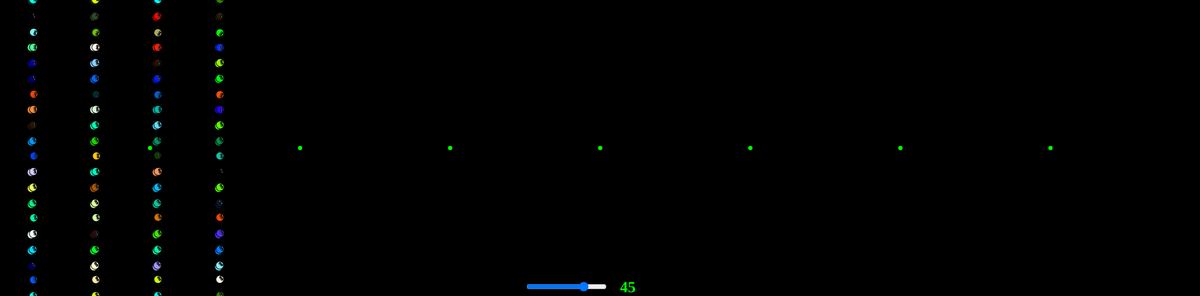
Frame 1 (no input)
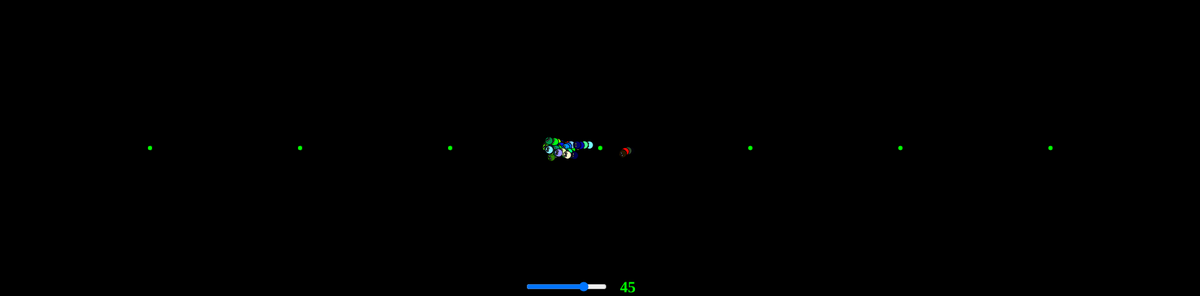
Frame 60 (no input)
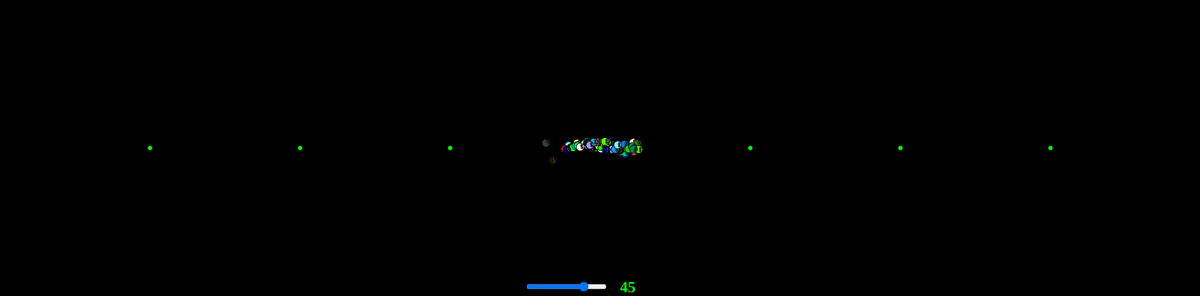
Frame 120 (the mouse pressed at the canvas centre since frame 60)

The p5.js sketch that drew these frames (run headless with seeded random() and noise() and a simulated clock; from frame 60 on, the mouse is pressed at the canvas centre):

// p5.js sketch
// ── sketch.js
let slider;
let sliderval;
let creatures = [];
var maxforce = 0.2;
var targets = [];
var count;
var countAmnt = 100;
var targetAmnt = 7;
var cols, rows;
let resolution = 100;

function setup() {
  createCanvas(1920, 474);
  colorMode(HSB);
  cols = floor(width / resolution);
  rows = floor(height / resolution);
  slider = createSlider(1, 60, 45);
  slider.position(width / 2 - width / 16, height - 25);
  sliderval = createP();
  sliderval.position(slider.position().x + 150, slider.position().y - 30);
  sliderval.style("color", "rgb(0, 255, 0)");
  sliderval.style("font-weight", "900");
  sliderval.style("font-size", "25px");
  for (var i = 0; i < targetAmnt; i++) {
    targets[i] = createVector(((i + 1) * width + 1 * i) / 8, height / 2);
  }
  for (let j = 0; j < cols; j++) {
    for (let i = 0; i < rows; i++) {
      creatures[i + j * cols] = new Creature(
        i * resolution + resolution / 2,
        j * resolution + resolution / 2
      );
    }
  }
}

function draw() {
  background(0);
  frameRate(slider.value());
  sliderval.html(slider.value());
  // for (var i = 0; i < countAmnt; i++) {
  for (let j = 0; j < cols; j++) {
    for (let i = 0; i < rows; i++) {
      // maxforce = creatures[i + j * cols].pos.y / creatures[i + j * cols].pos.x;
      creatures[i + j * cols].update();
      creatures[i + j * cols].show(
        creatures[i + j * cols].pos.x,
        creatures[i + j * cols].pos.y
      );
      // maxforce = 0.001;
    }
  }
  colorMode(RGB);
  fill(0, 255, 0);
  for (var i = 0; i < targetAmnt; i++) {
    ellipse(targets[i].x, targets[i].y, 8, 8);
  }
  colorMode(HSB);
}

// ── Creature.js
function Creature(x, y) {
  var dna = 1;
  // this.pos = createVector(random(width - 100), random(height - 100));
  this.pos = createVector(x, y);
  this.vel = createVector();
  this.acc = createVector();
  this.move = createVector();
  this.fitness = 0;
  if (dna) {
    this.dna = dna;
  } else {
    this.dna = new DNA();
  }

  let hu = random(255);
  let sat = random(255);
  let brt = random(255);
  this.applyForce = function (force) {
    this.acc.add(force);
  };
  this.update = function () {
    for (var i = 0; i < targetAmnt; i++) {
      var d = dist(this.pos.x, this.pos.y, targets[i].x, targets[i].y);

      this.vel.add(this.acc);
      this.pos.add(this.vel);
      this.acc.mult(0);
      this.vel.limit((this.pos.y / this.pos.x) * 10);

      this.move = createVector();
      this.move.add(
        targets[i].x - this.pos.x + 100 / ((d ^ 2) - 1000),
        targets[i].y - this.pos.y + 100 / ((d ^ 2) - 1000)
      );

      this.move.setMag(maxforce);
      this.applyForce(this.move);

      if (this.pos.x >= width - 25) {
        this.show(this.pos.x - width, this.pos.y);
        this.pos.x -= width;
      }

      if (this.pos.x <= 25) {
        this.show(this.pos.x + width, this.pos.y);
        this.pos.x += width;
      }

      if (this.pos.y >= height - 12.5) {
        this.show(this.pos.x, this.pos.y - height);
        this.pos.y -= height;
      }

      if (this.pos.y <= 12.5) {
        this.show(this.pos.x, this.pos.y + height);
        this.pos.y += height;
      }
    }
  };
  this.show = function (x, y) {
    push();
    translate(x, y);
    rotate(this.vel.heading());
    fill(hu, sat, brt);
    ellipse(0, 0, 12.5, 12.5);
    fill(255, 0, 255);
    ellipse(2.5, -1.875, 3.125, 3.125);
    ellipse(2.5, 1.875, 3.125, 3.125);
    fill(255, 0, 0);
    ellipse(3.125, -1.875, 1.25, 1.25);
    ellipse(3.125, 1.875, 1.25, 1.25);
    pop();
  };

  this.calcFitness = function () {};
}

// ── DNA.js
function DNA(genes) {
  if (genes) {
    this.genes = genes;
  }
  else {
    this.genes = [];
    for (var i = 0; i < 100; i++) {
      this.genes[i] = p5.Vector.random2D();
      this.genes[i].setMag(maxforce);
    }
  }
  this.crossover = function (partner) {
    var newgenes = [];
    var mid = floor(random(this.genes.length));
    for (var i = 0; i < this.genes.length; i++) {
      if (i > mid) {
        newgenes[i] = this.genes[i];
      }
      else {
        newgenes[i] = partner.genes[i];
      }
    }
    return new DNA(newgenes);
  };
}
